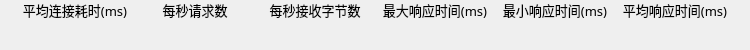
               <widget class="QWidget" name="mainDataWidget" native="true">
                <property name="minimumSize">
                 <size>
                  <width>0</width>
                  <height>50</height>
                 </size>
                </property>
                <property name="maximumSize">
                 <size>
                  <width>16777215</width>
                  <height>50</height>
                 </size>
                </property>
                <property name="styleSheet">
                 <string notr="true">QLineEdit{
color:#ced4da;
border-radius: 14px;
background-color: rgb(25, 25, 25, 0);
border: 0px solid rgba(255, 255, 255, 0);
padding-left:10px;
padding-right:10px;
}

#mainDataWidget{
background-color: rgba(223, 223, 223,50);
border-radius: 5px;
}</string>
                </property>
                <layout class="QGridLayout" name="gridLayout_2" columnstretch="1,0,0,0,0,0,0">
                 <property name="leftMargin">
                  <number>15</number>
                 </property>
                 <property name="topMargin">
                  <number>0</number>
                 </property>
                 <property name="rightMargin">
                  <number>15</number>
                 </property>
                 <property name="horizontalSpacing">
                  <number>0</number>
                 </property>
                 <item row="1" column="3">
                  <widget class="QLineEdit" name="lineEdit_requestsPerSecondData">
                   <property name="minimumSize">
                    <size>
                     <width>120</width>
                     <height>20</height>
                    </size>
                   </property>
                   <property name="maximumSize">
                    <size>
                     <width>120</width>
                     <height>20</height>
                    </size>
                   </property>
                   <property name="font">
                    <font>
                     <family>OPPOSans B</family>
                     <pointsize>10</pointsize>
                    </font>
                   </property>
                   <property name="text">
                    <string/>
                   </property>
                   <property name="alignment">
                    <set>Qt::AlignCenter</set>
                   </property>
                   <property name="readOnly">
                    <bool>true</bool>
                   </property>
                  </widget>
                 </item>
                 <item row="1" column="5">
                  <widget class="QLineEdit" name="lineEdit_minRespond">
                   <property name="minimumSize">
                    <size>
                     <width>120</width>
                     <height>20</height>
                    </size>
                   </property>
                   <property name="maximumSize">
                    <size>
                     <width>120</width>
                     <height>20</height>
                    </size>
                   </property>
                   <property name="font">
                    <font>
                     <family>OPPOSans B</family>
                     <pointsize>10</pointsize>
                    </font>
                   </property>
                   <property name="text">
                    <string/>
                   </property>
                   <property name="alignment">
                    <set>Qt::AlignCenter</set>
                   </property>
                   <property name="readOnly">
                    <bool>true</bool>
                   </property>
                  </widget>
                 </item>
                 <item row="0" column="1">
                  <widget class="QLabel" name="label_requestsPerSecond">
                   <property name="minimumSize">
                    <size>
                     <width>120</width>
                     <height>20</height>
                    </size>
                   </property>
                   <property name="maximumSize">
                    <size>
                     <width>120</width>
                     <height>20</height>
                    </size>
                   </property>
                   <property name="font">
                    <font>
                     <family>OPPOSans B</family>
                     <pointsize>10</pointsize>
                    </font>
                   </property>
                   <property name="toolTip">
                    <string>每秒平均请求数量</string>
                   </property>
                   <property name="text">
                    <string>每秒请求数</string>
                   </property>
                   <property name="alignment">
                    <set>Qt::AlignCenter</set>
                   </property>
                  </widget>
                 </item>
                 <item row="0" column="6">
                  <widget class="QLabel" name="label_averageRespond">
                   <property name="minimumSize">
                    <size>
                     <width>120</width>
                     <height>20</height>
                    </size>
                   </property>
                   <property name="maximumSize">
                    <size>
                     <width>120</width>
                     <height>20</height>
                    </size>
                   </property>
                   <property name="font">
                    <font>
                     <family>OPPOSans B</family>
                     <pointsize>10</pointsize>
                    </font>
                   </property>
                   <property name="toolTip">
                    <string>平均响应时间</string>
                   </property>
                   <property name="text">
                    <string>平均响应时间(ms)</string>
                   </property>
                   <property name="alignment">
                    <set>Qt::AlignCenter</set>
                   </property>
                  </widget>
                 </item>
                 <item row="1" column="6">
                  <widget class="QLineEdit" name="lineEdit_averageRespond">
                   <property name="minimumSize">
                    <size>
                     <width>120</width>
                     <height>20</height>
                    </size>
                   </property>
                   <property name="maximumSize">
                    <size>
                     <width>120</width>
                     <height>20</height>
                    </size>
                   </property>
                   <property name="font">
                    <font>
                     <family>OPPOSans B</family>
                     <pointsize>10</pointsize>
                    </font>
                   </property>
                   <property name="text">
                    <string/>
                   </property>
                   <property name="alignment">
                    <set>Qt::AlignCenter</set>
                   </property>
                   <property name="readOnly">
                    <bool>true</bool>
                   </property>
                  </widget>
                 </item>
                 <item row="1" column="0">
                  <widget class="QLineEdit" name="lineEdit_networkDelay">
                   <property name="minimumSize">
                    <size>
                     <width>120</width>
                     <height>20</height>
                    </size>
                   </property>
                   <property name="maximumSize">
                    <size>
                     <width>120</width>
                     <height>20</height>
                    </size>
                   </property>
                   <property name="font">
                    <font>
                     <family>OPPOSans B</family>
                     <pointsize>10</pointsize>
                    </font>
                   </property>
                   <property name="text">
                    <string/>
                   </property>
                   <property name="alignment">
                    <set>Qt::AlignCenter</set>
                   </property>
                   <property name="readOnly">
                    <bool>true</bool>
                   </property>
                  </widget>
                 </item>
                 <item row="0" column="5">
                  <widget class="QLabel" name="label_minRespond">
                   <property name="minimumSize">
                    <size>
                     <width>120</width>
                     <height>20</height>
                    </size>
                   </property>
                   <property name="maximumSize">
                    <size>
                     <width>120</width>
                     <height>20</height>
                    </size>
                   </property>
                   <property name="font">
                    <font>
                     <family>OPPOSans B</family>
                     <pointsize>10</pointsize>
                    </font>
                   </property>
                   <property name="toolTip">
                    <string>最小请求执行时间</string>
                   </property>
                   <property name="text">
                    <string>最小响应时间(ms)</string>
                   </property>
                   <property name="alignment">
                    <set>Qt::AlignCenter</set>
                   </property>
                  </widget>
                 </item>
                 <item row="1" column="1">
                  <widget class="QLineEdit" name="lineEdit_requestsPerSecond">
                   <property name="minimumSize">
                    <size>
                     <width>120</width>
                     <height>20</height>
                    </size>
                   </property>
                   <property name="maximumSize">
                    <size>
                     <width>120</width>
                     <height>20</height>
                    </size>
                   </property>
                   <property name="font">
                    <font>
                     <family>OPPOSans B</family>
                     <pointsize>10</pointsize>
                    </font>
                   </property>
                   <property name="text">
                    <string/>
                   </property>
                   <property name="alignment">
                    <set>Qt::AlignCenter</set>
                   </property>
                   <property name="readOnly">
                    <bool>true</bool>
                   </property>
                  </widget>
                 </item>
                 <item row="0" column="3">
                  <widget class="QLabel" name="label_requestsPerSecondData">
                   <property name="minimumSize">
                    <size>
                     <width>120</width>
                     <height>20</height>
                    </size>
                   </property>
                   <property name="maximumSize">
                    <size>
                     <width>120</width>
                     <height>20</height>
                    </size>
                   </property>
                   <property name="font">
                    <font>
                     <family>OPPOSans B</family>
                     <pointsize>10</pointsize>
                    </font>
                   </property>
                   <property name="toolTip">
                    <string>每秒接收平均字节数</string>
                   </property>
                   <property name="text">
                    <string>每秒接收字节数</string>
                   </property>
                   <property name="alignment">
                    <set>Qt::AlignCenter</set>
                   </property>
                  </widget>
                 </item>
                 <item row="0" column="4">
                  <widget class="QLabel" name="label_maxRespond">
                   <property name="minimumSize">
                    <size>
                     <width>120</width>
                     <height>20</height>
                    </size>
                   </property>
                   <property name="maximumSize">
                    <size>
                     <width>120</width>
                     <height>20</height>
                    </size>
                   </property>
                   <property name="font">
                    <font>
                     <family>OPPOSans B</family>
                     <pointsize>10</pointsize>
                    </font>
                   </property>
                   <property name="toolTip">
                    <string>最大请求执行时间</string>
                   </property>
                   <property name="text">
                    <string>最大响应时间(ms)</string>
                   </property>
                   <property name="alignment">
                    <set>Qt::AlignCenter</set>
                   </property>
                  </widget>
                 </item>
                 <item row="1" column="4">
                  <widget class="QLineEdit" name="lineEdit_maxRespond">
                   <property name="minimumSize">
                    <size>
                     <width>120</width>
                     <height>20</height>
                    </size>
                   </property>
                   <property name="maximumSize">
                    <size>
                     <width>120</width>
                     <height>20</height>
                    </size>
                   </property>
                   <property name="font">
                    <font>
                     <family>OPPOSans B</family>
                     <pointsize>10</pointsize>
                    </font>
                   </property>
                   <property name="text">
                    <string/>
                   </property>
                   <property name="alignment">
                    <set>Qt::AlignCenter</set>
                   </property>
                   <property name="readOnly">
                    <bool>true</bool>
                   </property>
                  </widget>
                 </item>
                 <item row="0" column="0">
                  <widget class="QLabel" name="label_networkDelay">
                   <property name="minimumSize">
                    <size>
                     <width>120</width>
                     <height>20</height>
                    </size>
                   </property>
                   <property name="maximumSize">
                    <size>
                     <width>120</width>
                     <height>20</height>
                    </size>
                   </property>
                   <property name="font">
                    <font>
                     <family>OPPOSans B</family>
                     <pointsize>10</pointsize>
                    </font>
                   </property>
                   <property name="toolTip">
                    <string>创建连接平均耗时，减去该值，尽可能模拟并发场景</string>
                   </property>
                   <property name="text">
                    <string>平均连接耗时(ms)</string>
                   </property>
                   <property name="alignment">
                    <set>Qt::AlignCenter</set>
                   </property>
                  </widget>
                 </item>
                </layout>
               </widget>
